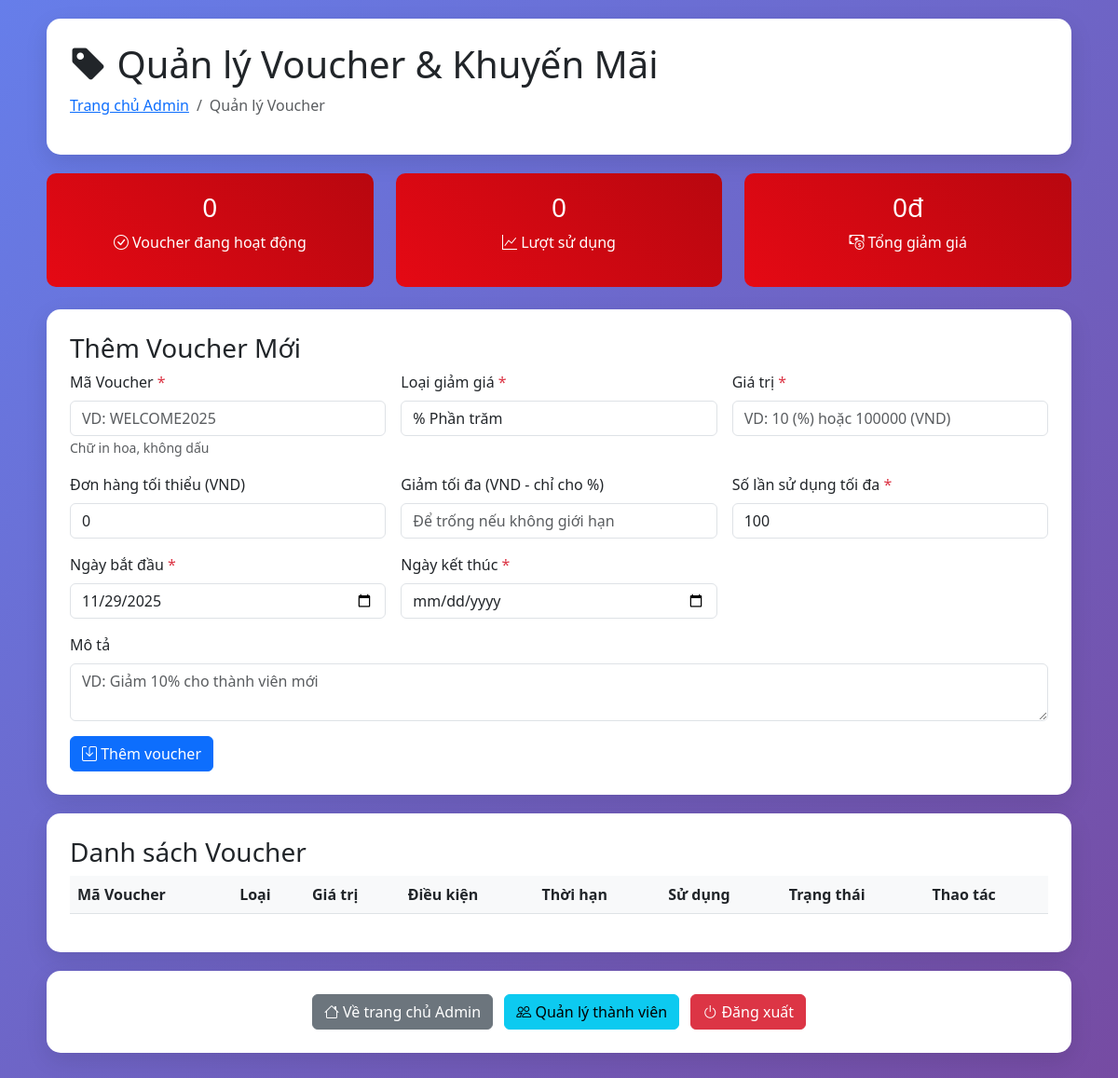
/admin_vouchers.php (signed in), run on an earlier commit of the app's database.
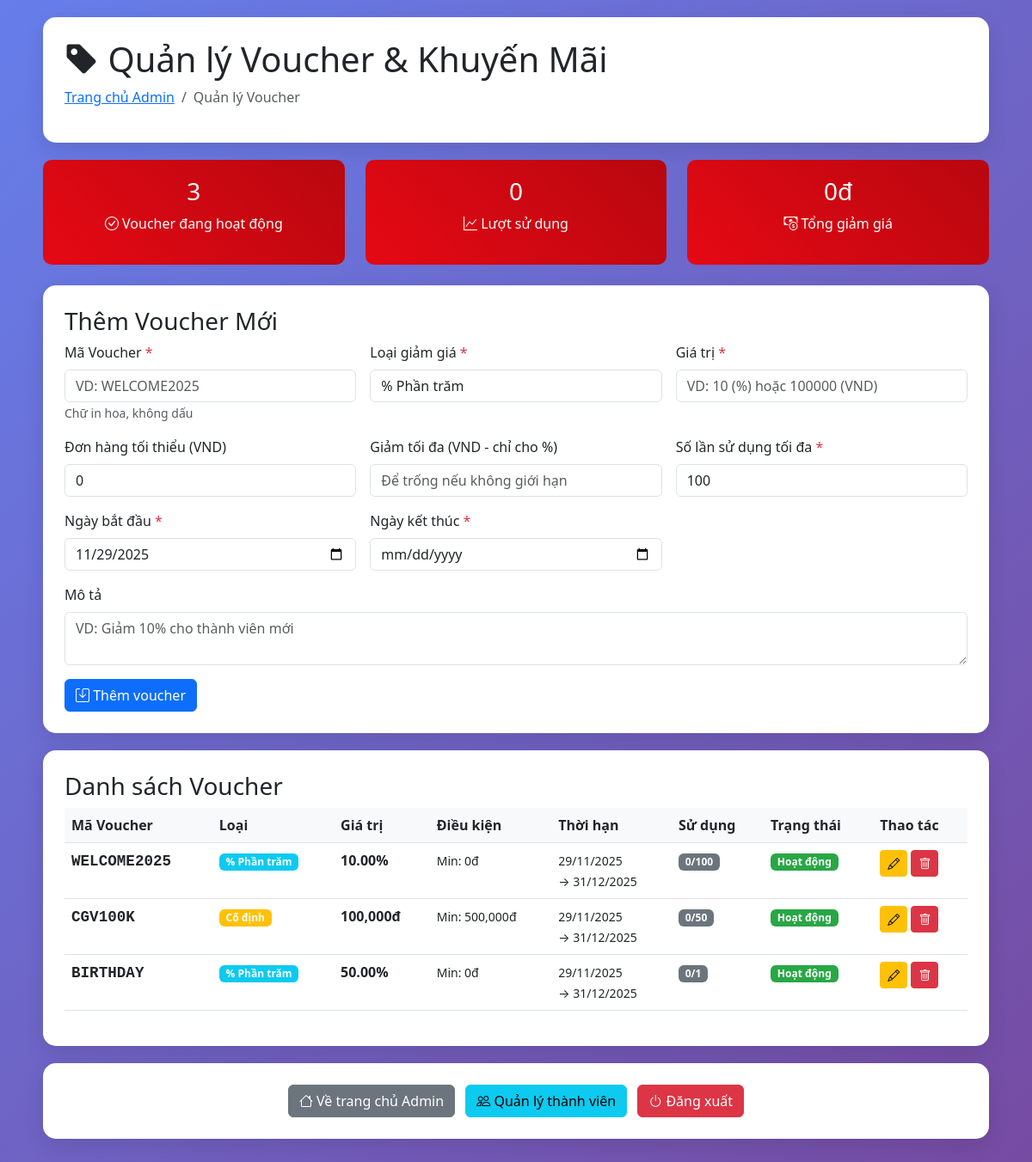
And on a later commit of the database.
### tables this page shows
CREATE TABLE `vouchers` (
  `id` int(11) NOT NULL,
  `code` varchar(50) NOT NULL,
  `type` enum('percent','fixed') DEFAULT 'percent',
  `value` decimal(10,2) NOT NULL,
  `min_order` decimal(10,2) DEFAULT 0.00,
  `max_discount` decimal(10,2) DEFAULT NULL,
  `start_date` date NOT NULL,
  `end_date` date NOT NULL,
  `usage_limit` int(11) DEFAULT 1,
  `used_count` int(11) DEFAULT 0,
  `is_active` tinyint(1) DEFAULT 1,
  `description` text DEFAULT NULL,
  `created_at` timestamp NOT NULL DEFAULT current_timestamp()
);

### admin_vouchers.php (the view, shortened to what the changed rows need)
<?php
require_once 'config.php';
$stmt = $pdo->prepare("
    SELECT v.*,
           COUNT(vu.id) as times_used,
           CASE
               WHEN v.end_date < CURDATE() THEN 'Hết hạn'
               WHEN v.used_count >= v.usage_limit THEN 'Hết lượt'
               WHEN v.is_active = 0 THEN 'Tắt'
               ELSE 'Hoạt động'
           END as status_text
    FROM vouchers v
    LEFT JOIN voucher_usage vu ON v.id = vu.voucher_id
    GROUP BY v.id
    ORDER BY v.created_at DESC
");
$stmt->execute();
$vouchers = $stmt->fetchAll(PDO::FETCH_ASSOC);
$stmt = $pdo->query("SELECT COUNT(*) FROM vouchers WHERE is_active = 1 AND end_date >= CURDATE()");
$active_vouchers = $stmt->fetchColumn();
?>
<!DOCTYPE html>
<html>
<head>
    <link href="https://cdn.jsdelivr.net/npm/bootstrap@5.3.0/dist/css/bootstrap.min.css" rel="stylesheet" />
    <link href="https://cdn.jsdelivr.net/npm/bootstrap-icons@1.7.2/font/bootstrap-icons.css" rel="stylesheet">
</head>
<body>
    <div class="container">
        <div class="admin-card">
            <h1><i class="bi bi-tag-fill"></i> Quản lý Voucher & Khuyến Mãi</h1>
        </div>
        <div class="row mb-4">
            <div class="col-md-4">
                <div class="stats-card">
                    <h3><?php echo $active_vouchers; ?></h3>
                    <p><i class="bi bi-check-circle"></i> Voucher đang hoạt động</p>
                </div>
            </div>
        </div>
        <div class="admin-card">
            <div class="table-responsive">
                <table class="table table-hover">
                    <thead>
                        <tr>
                            <th>Mã Voucher</th>
                            <th>Loại</th>
                            <th>Giá trị</th>
                            <th>Điều kiện</th>
                            <th>Thời hạn</th>
                            <th>Sử dụng</th>
                            <th>Trạng thái</th>
                            <th>Thao tác</th>
                        </tr>
                    </thead>
                    <tbody>
                        <?php foreach ($vouchers as $voucher): ?>
                            <tr>
                                <td class="voucher-code"><?php echo $voucher['code']; ?></td>
                                <td>
                                    <?php if ($voucher['type'] == 'percent'): ?>
                                        <span class="badge bg-info">% Phần trăm</span>
                                    <?php else: ?>
                                        <span class="badge bg-warning">Cố định</span>
                                    <?php endif; ?>
                                </td>
                                <td>
                                    <strong>
                                        <?php
                                        if ($voucher['type'] == 'percent') {
                                            echo $voucher['value'] . '%';
                                        } else {
                                            echo number_format($voucher['value']) . 'đ';
                                        }
                                        ?>
                                    </strong>
                                </td>
                                <td>
                                    <small>
                                        Min: <?php echo number_format($voucher['min_order']); ?>đ<br>
                                    </small>
                                </td>
                                <td>
                                    <small>
                                        <?php echo date('d/m/Y', strtotime($voucher['start_date'])); ?><br>
                                        → <?php echo date('d/m/Y', strtotime($voucher['end_date'])); ?>
                                    </small>
                                </td>
                                <td>
                                    <span class="badge bg-secondary">
                                        <?php echo $voucher['used_count']; ?>/<?php echo $voucher['usage_limit']; ?>
                                    </span>
                                </td>
                                <td>
                                    <?php
                                    $badge_class = 'badge-disabled';
                                    if ($voucher['status_text'] == 'Hoạt động') $badge_class = 'badge-active';
                                    ?>
                                    <span class="badge <?php echo $badge_class; ?>">
                                        <?php echo $voucher['status_text']; ?>
                                    </span>
                                </td>
                                <td>
                                    <a href="admin_vouchers.php?edit_id=<?php echo $voucher['id']; ?>"
                                        class="btn btn-sm btn-warning">
                                        <i class="bi bi-pencil"></i>
                                    </a>
                                    <a href="admin_vouchers.php?delete_id=<?php echo $voucher['id']; ?>"
                                        class="btn btn-sm btn-danger" onclick="return confirm('Xác nhận xóa voucher này?')">
                                        <i class="bi bi-trash"></i>
                                    </a>
                                </td>
                            </tr>
                        <?php endforeach; ?>
                    </tbody>
                </table>
            </div>
        </div>
    </div>
</body>
</html>

What changed in the data, as far as the page shows it:
added vouchers: code "WELCOME2025", type "% Phần trăm", value "10.00", min_order "0", start_date "29/11/2025", end_date "31/12/2025", used_count "0", usage_limit "100", status_text "Hoạt động"
added vouchers: code "CGV100K", type "Cố định", value "100,000", min_order "500,000", start_date "29/11/2025", end_date "31/12/2025", used_count "0", usage_limit "50", status_text "Hoạt động"
added vouchers: code "BIRTHDAY", type "% Phần trăm", value "50.00", min_order "0", start_date "29/11/2025", end_date "31/12/2025", used_count "0", usage_limit "1", status_text "Hoạt động"
Also different on the page:
$active_vouchers: "0" → "3"
